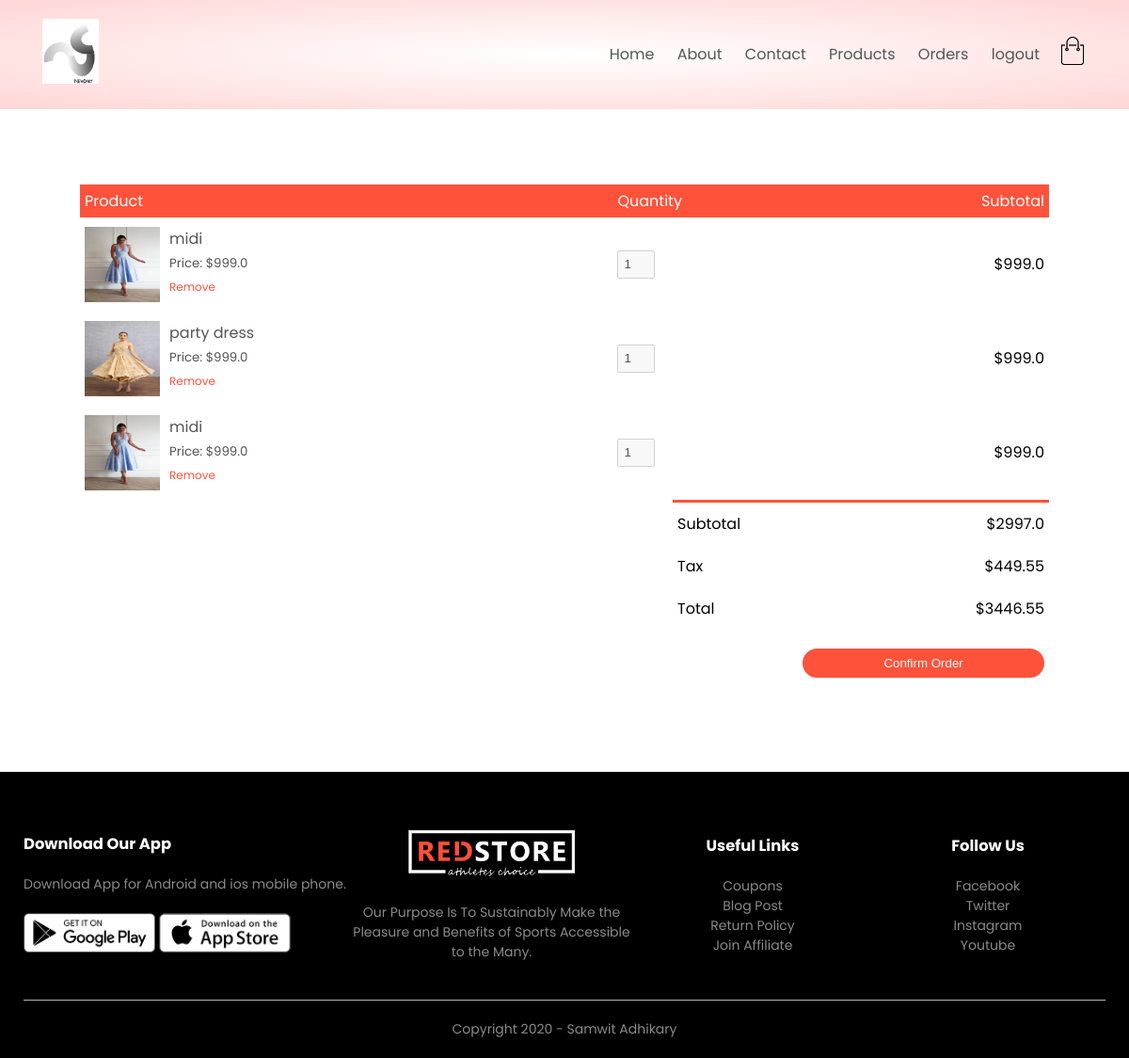
Before: /cart/cart (signed in) with the older database file.
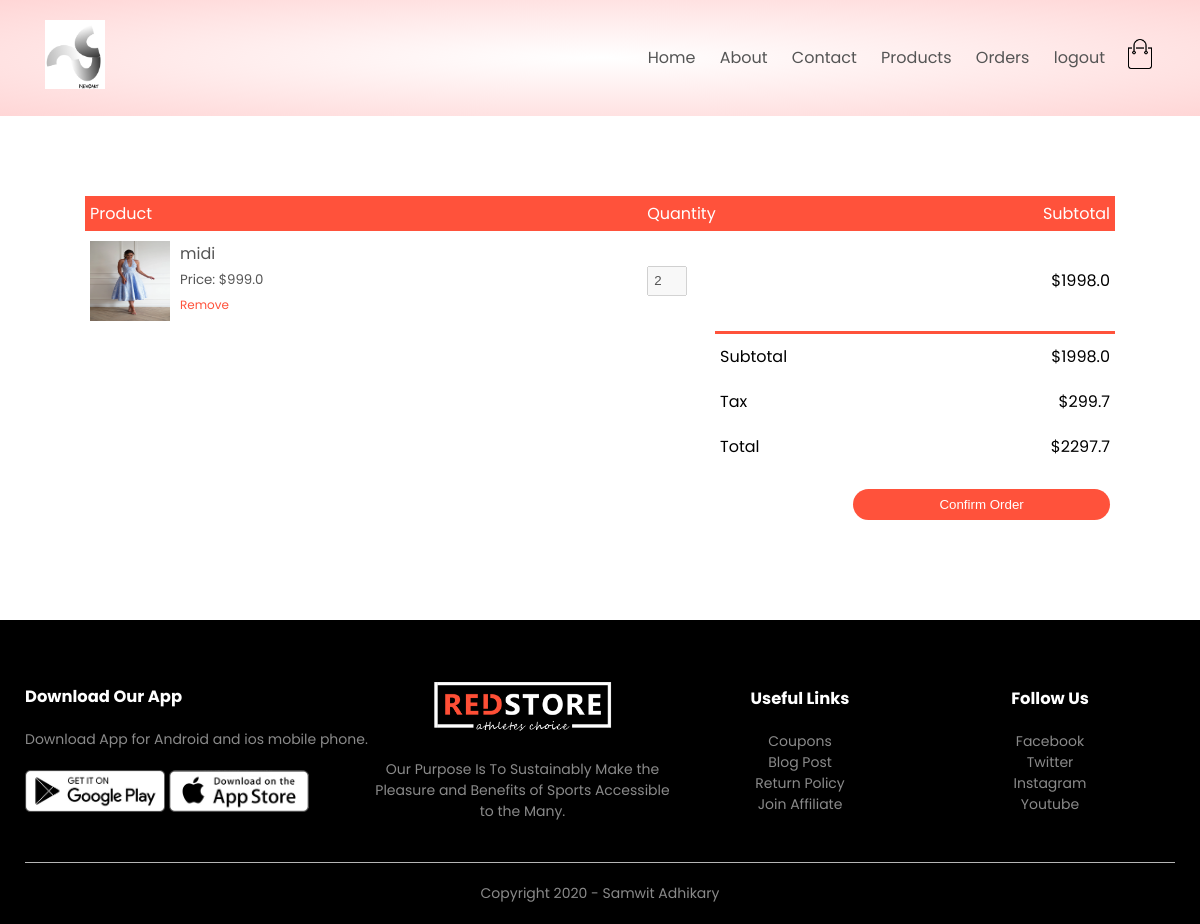
After: the same page with the newer database file.
### orders/models.py (models this page shows)
class orderedItem(models.Model):
    product = models.ForeignKey('products.Product', on_delete=models.SET_NULL, null=True, related_name='added_cart')
    quantity = models.IntegerField(default=1)
    owner = models.ForeignKey('orders.Order', on_delete=models.CASCADE, related_name='added_items')
    class Meta:
        constraints = [
            models.UniqueConstraint(fields=['product', 'owner'], name='unique_cart_item')
        ]
    @property
    def subtotal(self):
        if not self.product:
            return 0
        return self.product.price * self.quantity

### products/models.py (models this page shows, shortened)
class Product(models.Model):
    LIVE=1
    DELETE=0
    DELETE_CHOICES=((LIVE,'Live'),(DELETE,'Delete') )
    title=models.CharField(max_length=50,default='--')
    price=models.FloatField()
    description=models.TextField()
    image=models.ImageField(upload_to='media/')
    priority=models.IntegerField()
    delete_status=models.IntegerField(choices=DELETE_CHOICES, default=LIVE)
    created_at=models.DateTimeField(auto_now=True)
    updated_at=models.DateTimeField(auto_now=True)

### orders/views.py (the view)
# urls.py: path('cart', views.show_cart, name='cart'),
@login_required(login_url='home')
def show_cart(request):
    customer = get_customer_profile(request.user)
    cart_obj, created = Order.objects.get_or_create(
        owner=customer,
        order_status=Order.CART_STAGE
    )
    cart_items = cart_obj.added_items.select_related('product').all()
    subtotal = sum(item.subtotal for item in cart_items)
    tax = round(subtotal * 0.15, 2) if subtotal else 0
    total = subtotal + tax
    context = {
        'cart': cart_obj,
        'cart_items': cart_items,
        'cart_subtotal': subtotal,
        'cart_tax': tax,
        'cart_total': total,
    }
    return render(request, 'cart.html', context)

### orders/views.py (called while the page is built)
def get_customer_profile(user):
    if not user.is_authenticated:
        return None
    customer, created = Customer.objects.get_or_create(
        user=user,
        defaults={
            'address': '',
            'phone': 0,
        }
    )
    return customer

### NexCart/templates/cart.html
{% extends 'blank_layout.html' %}
{% load static %}
{% block content %}
 {% if messages %}
                <div class="error-container">
                    <ul>
                    {% for message in messages %}
                        <li>{{ message }}</li>
                    {% endfor %}
                    </ul>
                </div>
                {% else  %}
    {% include 'cart_container.html' %}
    {% endif %}
{% endblock content %}

### NexCart/templates/cart_container.html (shortened to what this page needs)
{% load static %}
<div class="small-container cart-page">
        <table>
{% if user.is_authenticated and cart %}            <tbody><tr>
                <th>Product</th>
                <th>Quantity</th>
                <th>Subtotal</th>
            </tr>
     {% for item in cart_items %}
            <tr>
                <td>
                    <div class="cart-info">
                        <img src="{{ item.product.image.url }}">
                        <div>
                            <p>{{ item.product.title }}</p>
                            <small>Price: ${{ item.product.price }}</small>
                            <br>
                            <a href="{% url 'remove' item.id %}">Remove</a>
                        </div>
                    </div>
                </td>
                <td><input type="number" disabled value="{{ item.quantity }}"></td>
                <td>${{ item.subtotal }}</td>
            </tr>
 {% endfor %}
        </tbody></table>
        <div class="total-price">
            <table>
                <tbody><tr>
                    <td>Subtotal</td>
                    <td>${{ cart_subtotal }}</td>
                </tr>
                <tr>
                    <td>Tax</td>
                    <td>${{ cart_tax }}</td>
                </tr>
                <tr>
                    <td>Total</td>
                    <td>${{ cart_total }}</td>
                </tr>
                <tr><td colspan="1"></td><td>
                    <form method="post" action="{% url 'checkout' %}">
                    <button class ="btn" type="submit">Confirm Order</button></td></tr>
            </tbody></table>
        </div>
        {% else %}
        <p> cart is empty </p>
        {% endif %}
    </div>

Changed rows visible on the page:
removed orderedItem: product.image (picture), product "party dress", product.price "999.0", quantity "1", subtotal "999.0"
removed orderedItem: product.image (picture), product "midi", product.price "999.0", quantity "1", subtotal "999.0"
changed orderedItem "midi": quantity "1" → "2"; subtotal "999.0" → "1998.0"
Other visible differences:
{{ cart_subtotal }}: "2997.0" → "1998.0"
{{ cart_tax }}: "449.55" → "299.7"
{{ cart_total }}: "3446.55" → "2297.7"
